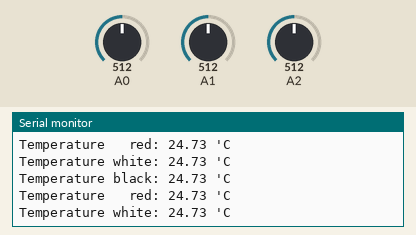
Bench run of a sketch on a simulated Arduino Uno, built with avr-gcc and run on an emulated ATmega328P. Shown: the last lines printed to the serial monitor. The test bench sets the inputs (shaded band); at power-on: A0 = 512, A1 = 512, A2 = 512.

Above: at 1.8 s.
1.9 s: A0 set to 716
At 2.7 s:
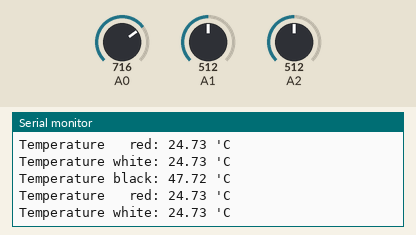
3.4 s: A1 set to 716
At 4.7 s:
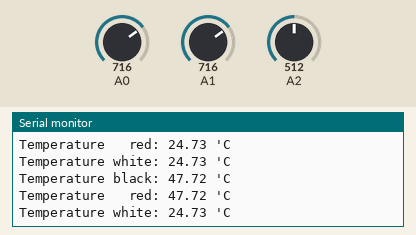
4.9 s: A2 set to 716
At 6.0 s:
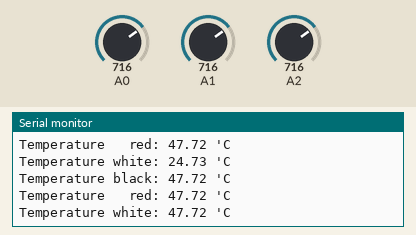
6.4 s: A0 set to 900
At 7.7 s:
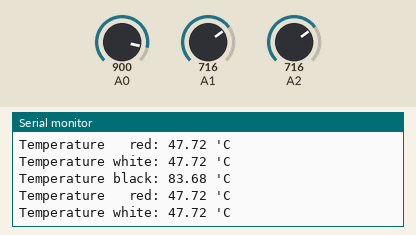
7.9 s: A1 set to 900
At 8.8 s:
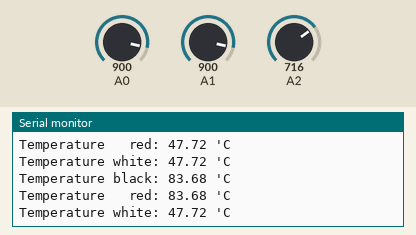
9.4 s: A2 set to 900
At 10.8 s:
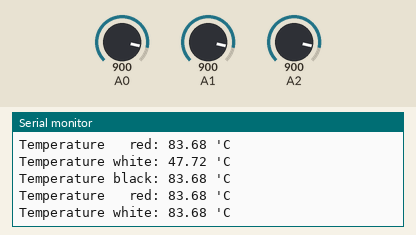
Timing chart, 0 to 11.9 s (numbered marks = the images above; inputs shaded):
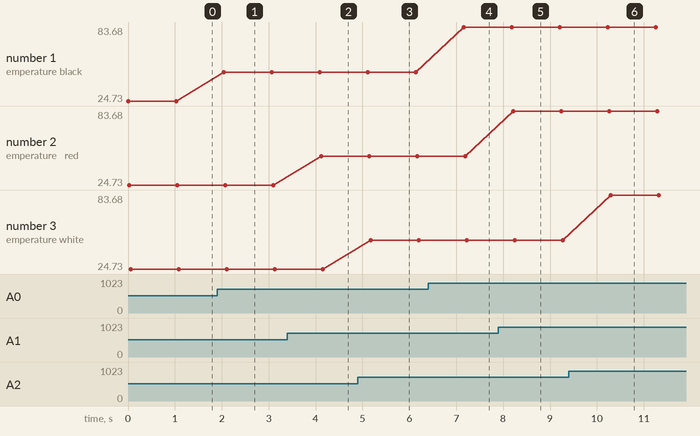

Measured:
- after the input at 1.9 s, the serial monitor: prints a new line after 0.15 s (image 1)
- after the input at 3.4 s, the serial monitor: prints a new line after 0.72 s (image 2)
- after the input at 4.9 s, the serial monitor: prints a new line after 0.28 s (image 3)
- after the input at 6.4 s, the serial monitor: prints a new line after 0.76 s (image 4)
- after the input at 7.9 s, the serial monitor: prints a new line after 0.32 s (image 5)
- after the input at 9.4 s, the serial monitor: prints a new line after 0.89 s (image 6)
- plotted number 1: 24.73 → 47.72 after the input at 1.9 s, 47.72 → 83.68 after the input at 6.4 s

The sketch:

senstech_ntc_3.ino
```cpp
/*
void setup() {
  // put your setup code here, to run once:
    Serial.begin(9600);
}

void loop() {
  // put your main code here, to run repeatedly:
  Serial.print("black: ");
  Serial.println(analogRead(0));
  Serial.print("  red: ");
  Serial.println(analogRead(1));
  Serial.print("white: ");
  Serial.println(analogRead(2));
  delay(1000);
}
*/
int ThermistorPin = 0;
int V0, V1, V2;
float R25 = 10000;
float c1 = 1.009249522e-03, c2 = 2.378405444e-04, c3 = 2.019202697e-07;

void setup() {
  Serial.begin(9600);
}

float cal_the(int V) {
  float R = R25 * (1023.0 / (float)V - 1.0);
  float logR = log(R);
  float T = (1.0 / (c1 + c2*logR + c3*logR*logR*logR));
  T = T - 273.15;
  return T;
}

void loop() {
  V0 = analogRead(0);
  V1 = analogRead(1);
  V2 = analogRead(2);
  Serial.print("Temperature black: ");
  Serial.print(cal_the(V0));
  Serial.println(" 'C");
    Serial.print("Temperature   red: ");
  Serial.print(cal_the(V1));
  Serial.println(" 'C");
    Serial.print("Temperature white: ");
  Serial.print(cal_the(V2));
  Serial.println(" 'C");

  delay(1000);
}
```
